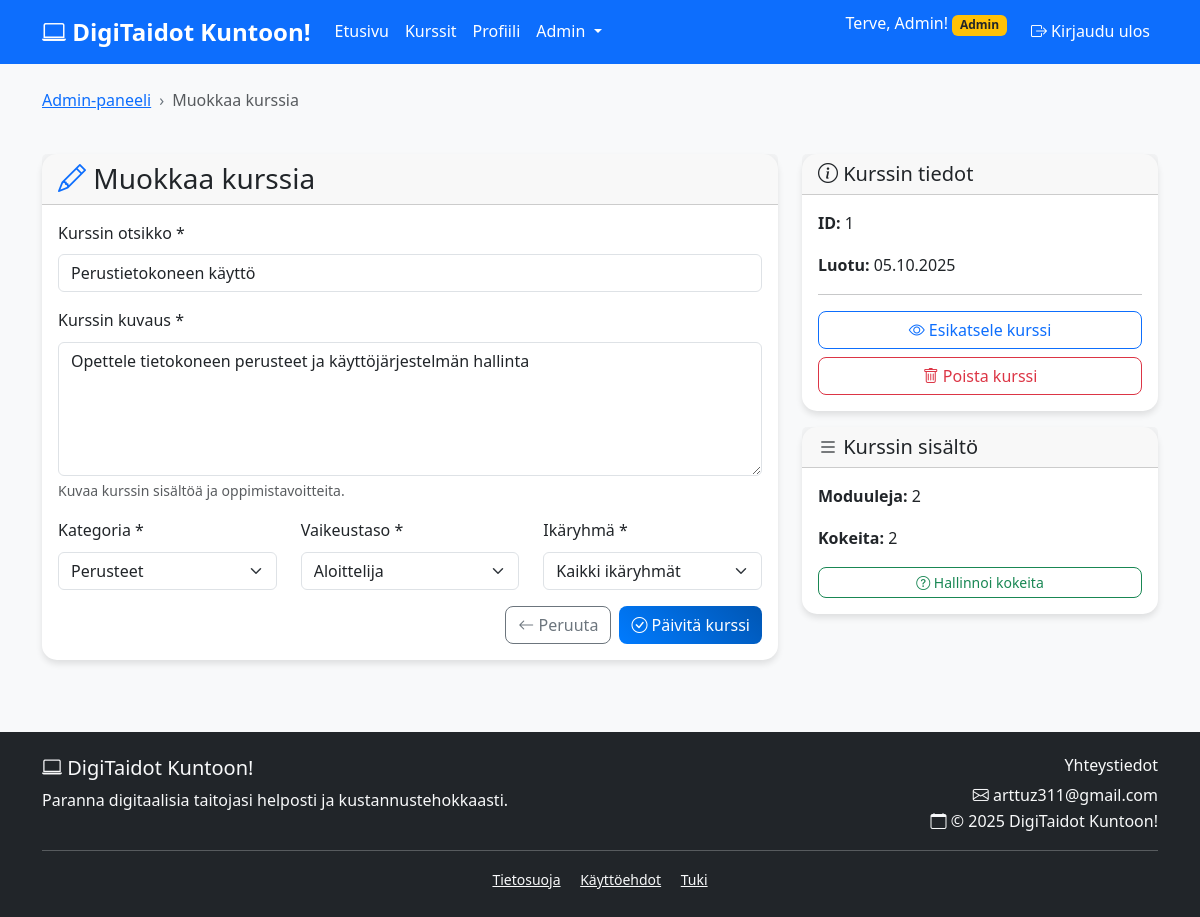
Screenshot of /digitaidot/admin/edit_course.php?id=1 (signed in) with the database file from the repository.
### tables this page shows
CREATE TABLE courses (
  id INT AUTO_INCREMENT PRIMARY KEY,
  title VARCHAR(255) NOT NULL,
  description TEXT,
  category VARCHAR(100),
  difficulty VARCHAR(50),
  age_group VARCHAR(50),
  created_at TIMESTAMP DEFAULT CURRENT_TIMESTAMP
);

### digitaidot/includes/auth.php (called while the page is built, shortened)
<?php
require_once 'db.php';
$auth = new Auth($pdo);
?>

### digitaidot/includes/functions.php (called while the page is built, shortened)
<?php
require_once 'auth.php';
class Functions {
    private $pdo;
    public function __construct($pdo, $auth) {
        $this->pdo = $pdo;
    }
    public function getCourse($course_id) {
        try {
            $stmt = $this->pdo->prepare("SELECT * FROM courses WHERE id = ?");
            $stmt->execute([$course_id]);
            return $stmt->fetch();
        } catch(PDOException $e) {
            error_log("Kurssin hakuvirhe: " . $e->getMessage());
            return false;
        }
    }
    public function getCourseModules($course_id) {
        try {
            $stmt = $this->pdo->prepare("SELECT * FROM modules WHERE course_id = ? ORDER BY order_index ASC");
            $stmt->execute([$course_id]);
            return $stmt->fetchAll();
        } catch(PDOException $e) {
            error_log("Moduulien hakuvirhe: " . $e->getMessage());
            return [];
        }
    }
    public function getCourseQuizzes($course_id) {
        try {
            $stmt = $this->pdo->prepare("SELECT * FROM quizzes WHERE course_id = ? ORDER BY id ASC");
            $stmt->execute([$course_id]);
            return $stmt->fetchAll();
        } catch(PDOException $e) {
            error_log("Kokeiden hakuvirhe: " . $e->getMessage());
            return [];
        }
    }
    public function formatDate($date) {
        $timestamp = strtotime($date);
        return date('d.m.Y', $timestamp);
    }
}
$functions = new Functions($pdo, $auth);
?>

### digitaidot/admin/edit_course.php (the view, shortened to what this page needs)
<?php
require_once '../includes/db.php';
require_once '../includes/auth.php';
require_once '../includes/functions.php';
$functions->requireAdmin();
$course_id = (int)($_GET['id'] ?? 0);
$course = $functions->getCourse($course_id);
if ($_SERVER['REQUEST_METHOD'] === 'POST') {
    $title = $functions->sanitizeInput($_POST['title'] ?? '');
    $description = $functions->sanitizeInput($_POST['description'] ?? '');
    $category = $functions->sanitizeInput($_POST['category'] ?? '');
    $difficulty = $functions->sanitizeInput($_POST['difficulty'] ?? '');
    $age_group = $functions->sanitizeInput($_POST['age_group'] ?? '');
    if (empty($title)) {
        $error_message = 'Kurssin otsikko on pakollinen.';
    } elseif (empty($description)) {
        $error_message = 'Kurssin kuvaus on pakollinen.';
    } elseif (empty($category)) {
        $error_message = 'Kategoria on pakollinen.';
    } elseif (empty($difficulty)) {
        $error_message = 'Vaikeustaso on pakollinen.';
    } elseif (empty($age_group)) {
        $error_message = 'Ikäryhmä on pakollinen.';
    } else {
        $success = $functions->updateCourse($course_id, $title, $description, $category, $difficulty, $age_group);
        if ($success) {
            header('Location: index.php?success=course_updated');
            exit();
        } else {
            $error_message = 'Kurssin päivitys epäonnistui. Yritä uudelleen.';
        }
    }
} else {
    $title = $course['title'];
    $description = $course['description'];
    $category = $course['category'];
    $difficulty = $course['difficulty'];
    $age_group = $course['age_group'];
}
include '../includes/header.php';
?>
<div class="container py-4">
    <div class="row mb-4">
        <div class="col-12">
            <nav aria-label="breadcrumb">
                <ol class="breadcrumb">
                    <li class="breadcrumb-item"><a href="index.php">Admin-paneeli</a></li>
                    <li class="breadcrumb-item active">Muokkaa kurssia</li>
                </ol>
            </nav>
        </div>
    </div>
    <div class="row">
        <div class="col-lg-8">
            <div class="card">
                <div class="card-header">
                    <h3 class="mb-0">
                        <i class="bi bi-pencil text-primary"></i> Muokkaa kurssia
                    </h3>
                </div>
                <div class="card-body">
                    <form method="POST" action="">
                        <div class="mb-3">
                            <label for="title" class="form-label">Kurssin otsikko *</label>
                            <input type="text" class="form-control" id="title" name="title"
                                   value="<?php echo htmlspecialchars($title); ?>" required>
                        </div>
                        <div class="mb-3">
                            <label for="description" class="form-label">Kurssin kuvaus *</label>
                            <textarea class="form-control" id="description" name="description" rows="5" required><?php echo htmlspecialchars($description); ?></textarea>
                            <div class="form-text">Kuvaa kurssin sisältöä ja oppimistavoitteita.</div>
                        </div>
                        <div class="row">
                            <div class="col-md-4 mb-3">
                                <label for="category" class="form-label">Kategoria *</label>
                                <select class="form-select" id="category" name="category" required>
                                    <option value="Perusteet" <?php echo ($category === 'Perusteet') ? 'selected' : ''; ?>>Perusteet</option>
                                </select>
                            </div>
                            <div class="col-md-4 mb-3">
                                <label for="difficulty" class="form-label">Vaikeustaso *</label>
                                <select class="form-select" id="difficulty" name="difficulty" required>
                                    <option value="Aloittelija" <?php echo ($difficulty === 'Aloittelija') ? 'selected' : ''; ?>>Aloittelija</option>
                                </select>
                            </div>
                            <div class="col-md-4 mb-3">
                                <label for="age_group" class="form-label">Ikäryhmä *</label>
                                <select class="form-select" id="age_group" name="age_group" required>
                                    <option value="Kaikki ikäryhmät" <?php echo ($age_group === 'Kaikki ikäryhmät') ? 'selected' : ''; ?>>Kaikki ikäryhmät</option>
                                </select>
                            </div>
                        </div>
                        <div class="d-grid gap-2 d-md-flex justify-content-md-end">
                            <a href="index.php" class="btn btn-outline-secondary">
                                <i class="bi bi-arrow-left"></i> Peruuta
                            </a>
                            <button type="submit" class="btn btn-primary">
                                <i class="bi bi-check-circle"></i> Päivitä kurssi
                            </button>
                        </div>
                    </form>
                </div>
            </div>
        </div>
        <div class="col-lg-4">
            <div class="card">
                <div class="card-header">
                    <h5 class="mb-0"><i class="bi bi-info-circle"></i> Kurssin tiedot</h5>
                </div>
                <div class="card-body">
                    <p><strong>ID:</strong> <?php echo $course['id']; ?></p>
                    <p><strong>Luotu:</strong> <?php echo $functions->formatDate($course['created_at']); ?></p>
                    <hr>
                    <div class="d-grid gap-2">
                        <a href="../course.php?id=<?php echo $course['id']; ?>" class="btn btn-outline-primary" target="_blank">
                            <i class="bi bi-eye"></i> Esikatsele kurssi
                        </a>
                        <button type="button" class="btn btn-outline-danger" data-bs-toggle="modal" data-bs-target="#deleteModal">
                            <i class="bi bi-trash"></i> Poista kurssi
                        </button>
                    </div>
                </div>
            </div>
            <div class="card mt-3">
                <div class="card-header">
                    <h5 class="mb-0"><i class="bi bi-list"></i> Kurssin sisältö</h5>
                </div>
                <div class="card-body">
                    <?php
                    $modules = $functions->getCourseModules($course_id);
                    $quizzes = $functions->getCourseQuizzes($course_id);
                    ?>
                    <p><strong>Moduuleja:</strong> <?php echo count($modules); ?></p>
                    <p><strong>Kokeita:</strong> <?php echo count($quizzes); ?></p>
                    <div class="d-grid gap-2 mt-3">
                        <a href="quizzes.php?course=<?php echo $course_id; ?>" class="btn btn-outline-success btn-sm">
                            <i class="bi bi-question-circle"></i> Hallinnoi kokeita
                        </a>
                    </div>
                </div>
            </div>
        </div>
    </div>
</div>
<?php include '../includes/footer.php'; ?>

### digitaidot/css/style.css (style rules this page uses)
body { font-family: 'Segoe UI', Tahoma, Geneva, Verdana, sans-serif; line-height: 1.6; background-color: #f8f9fa; }
.card { border: none; border-radius: 15px; box-shadow: 0 4px 6px rgba(0, 0, 0, 0.1); transition: transform 0.3s ease, box-shadow 0.3s ease; }
.btn { border-radius: 8px; font-weight: 500; transition: all 0.3s ease; }
.btn-primary { background: linear-gradient(45deg, #007bff, #0056b3); border: none; }
.breadcrumb { background-color: transparent; padding: 0; }
.breadcrumb-item + .breadcrumb-item::before { content: "›"; color: #6c757d; }

### rows the page displays
courses: title "Perustietokoneen käyttö", description "Opettele tietokoneen perusteet ja käyttöjärjestelmän hallinta", category "Perusteet", difficulty "Aloittelija", age_group "Kaikki ikäryhmät", id "1", created_at "05.10.2025"

### other values shown
$_SESSION['user_name'] "Admin"
count($modules) "2"
count($quizzes) "2"
